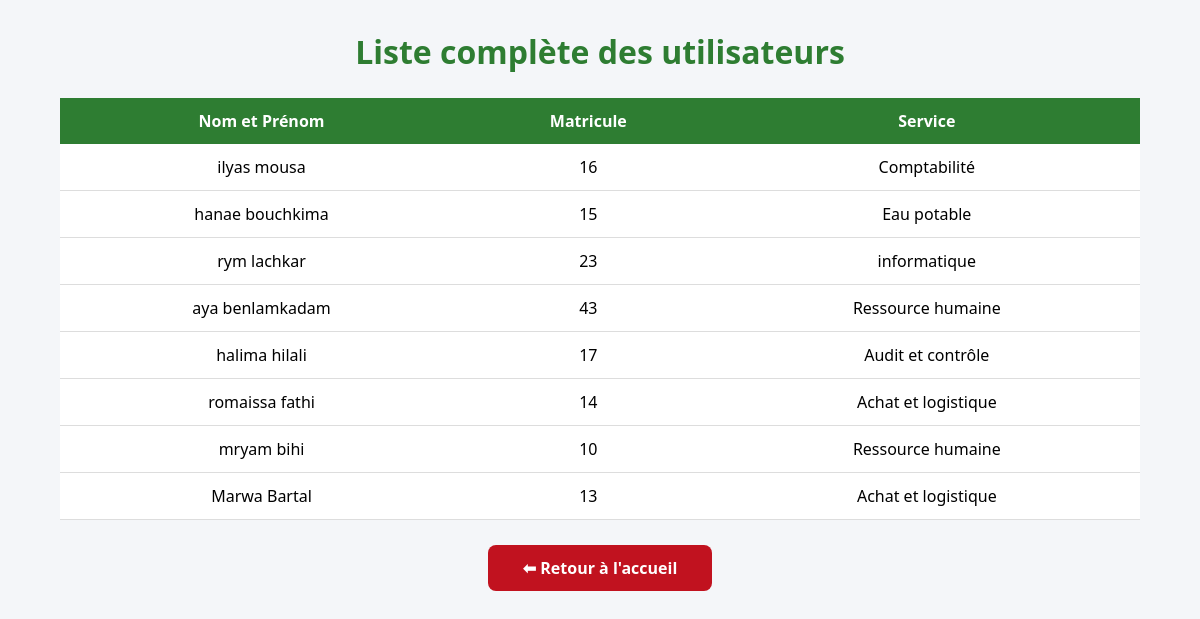
/tous_utilisateurs (signed in), run on an earlier commit of the app's database.
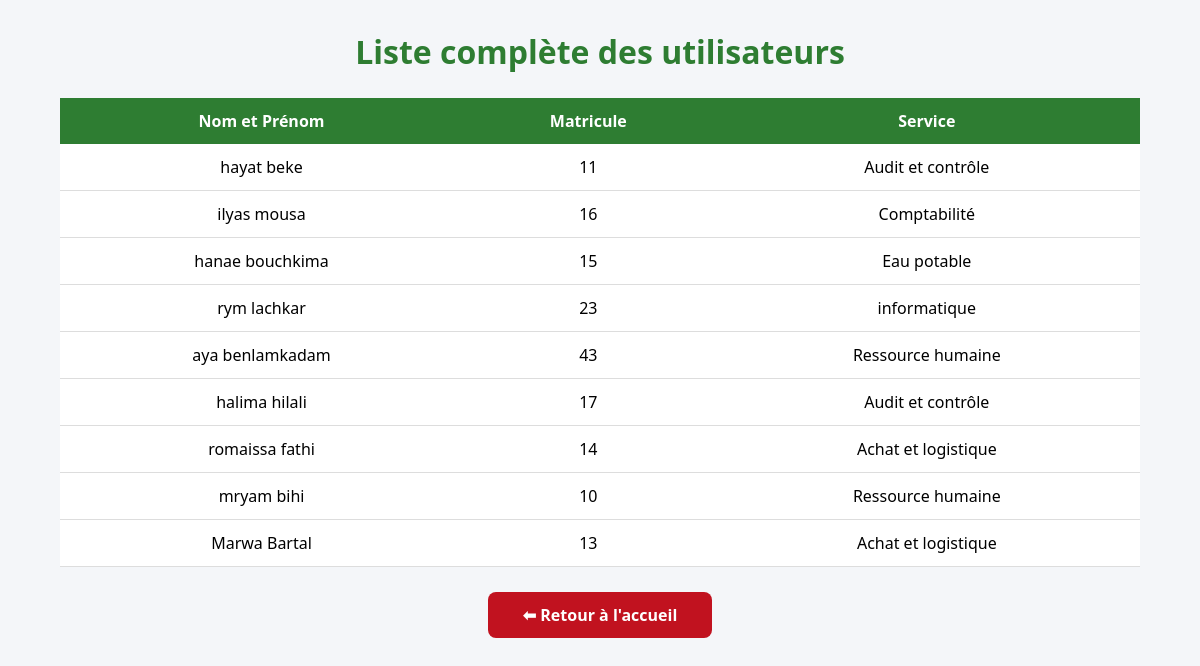
And on a later commit of the database.
### tables this page shows
CREATE TABLE utilisateurs (
    id INTEGER PRIMARY KEY AUTOINCREMENT,
    nom_prenom TEXT,
    matricule TEXT,
    service TEXT
);

### app.py (the view)
@app.route("/tous_utilisateurs")
def tous_utilisateurs():
    if "user" not in session:
        return redirect("/")
    conn = sqlite3.connect(DATABASE)
    cursor = conn.cursor()
    cursor.execute("""
        SELECT nom_prenom, matricule, service
        FROM utilisateurs
        ORDER BY id DESC
    """)
    utilisateurs = cursor.fetchall()
    conn.close()
    return render_template(
        "tous_utilisateurs.html",
        utilisateurs=utilisateurs
    )

### templates/tous_utilisateurs.html (shortened to what this page needs)
<!DOCTYPE html>
<html lang="fr">
<head>
</head>
<body>
<div class="container">
<h1>Liste complète des utilisateurs</h1>
<table>
<tr>
    <th>Nom et Prénom</th>
    <th>Matricule</th>
    <th>Service</th>
</tr>
{% for u in utilisateurs %}
<tr>
    <td>{{ u[0] }}</td>
    <td>{{ u[1] }}</td>
    <td>{{ u[2] }}</td>
</tr>
{% endfor %}
</table>
<a href="/accueil" class="retour">
    ⬅ Retour à l'accueil
</a>
</div>
</body>
</html>

What changed in the data, as far as the page shows it:
added utilisateurs: nom_prenom "hayat beke", matricule "11", service "Audit et contrôle"
